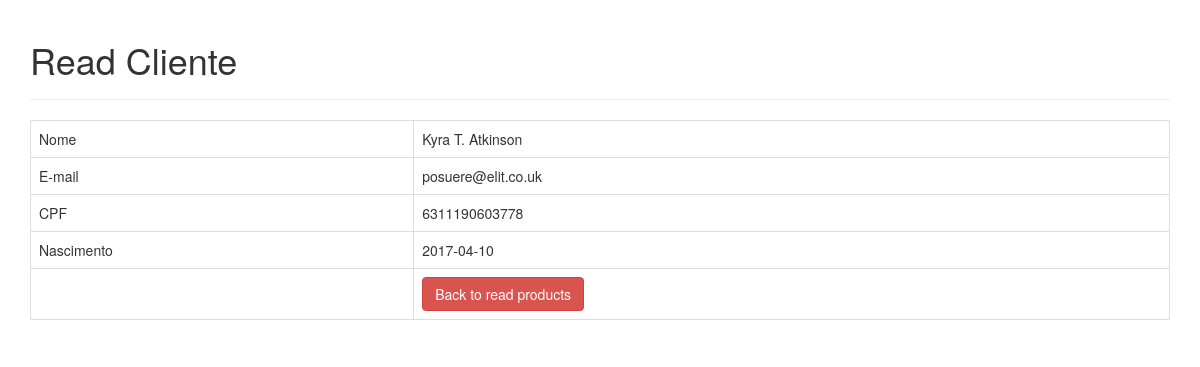
Page /CRUDs/crud_simples_bs/read_one.php?id=1000 on the committed database.
### tables this page shows
CREATE TABLE `clientes` (
  `id` mediumint(8) unsigned NOT NULL AUTO_INCREMENT,
  `nome` varchar(255) DEFAULT NULL,
  `email` varchar(255) DEFAULT NULL,
  `nascimento` varchar(255) DEFAULT NULL,
  `cpf` varchar(255) DEFAULT NULL,
  PRIMARY KEY (`id`)
);

### CRUDs/crud_simples_bs/read_one.php (the view, shortened to what this page needs)
<!DOCTYPE HTML>
<html>
<head>
    <link rel="stylesheet" href="libs/css/bootstrap.min.css" />
</head>
<body>
    <div class="container">
        <div class="page-header">
            <h1>Read Cliente</h1>
        </div>
		<?php
		$id=isset($_GET['id']) ? $_GET['id'] : die('ERROR: Record ID not found.');
		include 'config/database.php';
		try {
			$query = "SELECT id, nome, email, cpf, nascimento FROM clientes WHERE id = ? LIMIT 0,1";
			$stmt = $con->prepare( $query );
			$stmt->bindParam(1, $id);
			$stmt->execute();
			$row = $stmt->fetch(PDO::FETCH_ASSOC);
			$nome = $row['nome'];
			$email = $row['email'];
			$cpf = $row['cpf'];
			$nascimento = $row['nascimento'];
		}
		catch(PDOException $exception){
			die('ERROR: ' . $exception->getMessage());
		}
		?>
		<table class='table table-hover table-responsive table-bordered'>
			<tr>
				<td>Nome</td>
				<td><?php echo htmlspecialchars($nome, ENT_QUOTES);  ?></td>
			</tr>
			<tr>
				<td>E-mail</td>
				<td><?php echo htmlspecialchars($email, ENT_QUOTES);  ?></td>
			</tr>
			<tr>
				<td>CPF</td>
				<td><?php echo htmlspecialchars($cpf, ENT_QUOTES);  ?></td>
			</tr>
			<tr>
				<td>Nascimento</td>
				<td><?php echo htmlspecialchars($nascimento, ENT_QUOTES);  ?></td>
			</tr>
			<tr>
				<td></td>
				<td>
				    <a href='index.php' class='btn btn-danger'>Back to read products</a>
				</td>
			</tr>
		</table>
    </div>
</body>
</html>

### rows in the picture
clientes: nome "Kyra T. Atkinson", email "posuere@elit.co.uk", cpf "6311190603778", nascimento "2017-04-10"
